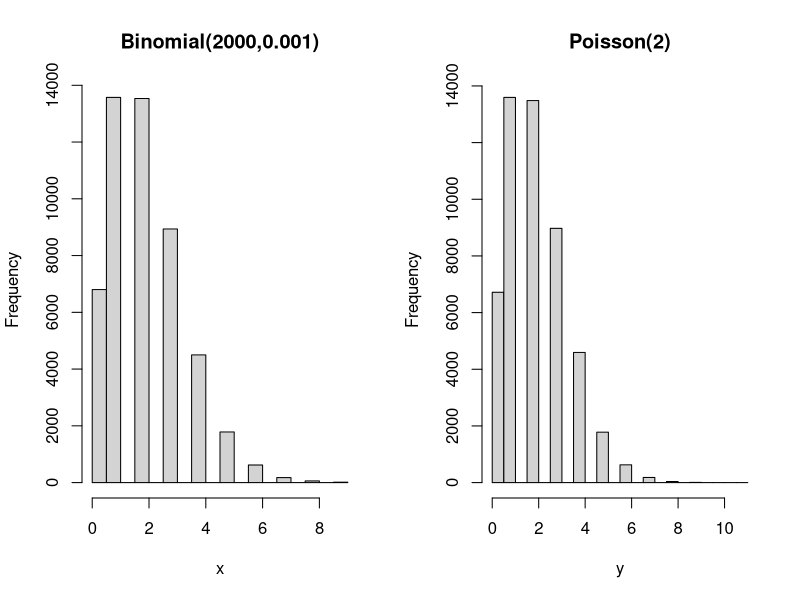
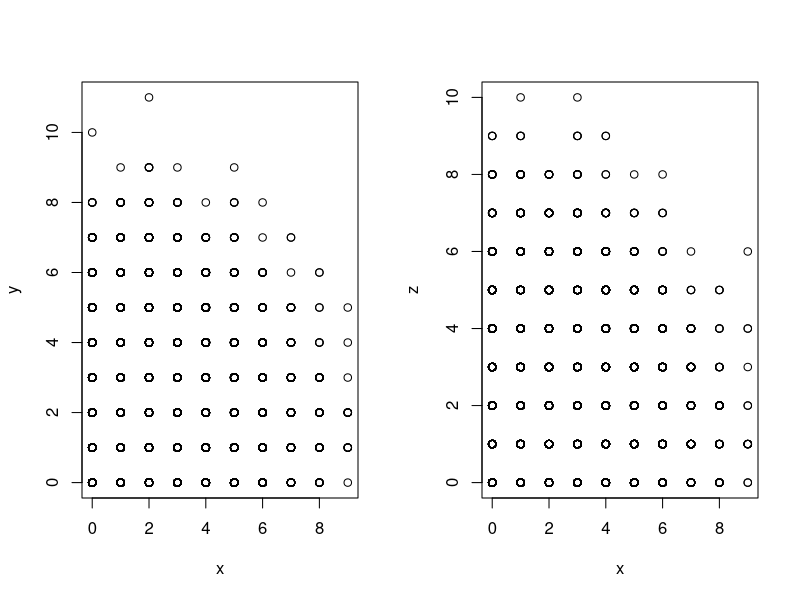

Write R code to recreate these figures, in order.
############ Hypothesis Testing - two sample proportions ############


#Example 1
## Note NOT 90 with the 200, when inputting the data into R.
## It is the successes in one variable and the number of elements in the other
## variable. 

prop.test(x=c(90,125), n=c(200,275), p=NULL,
	alternative="two.sided", conf.level=0.97, correct=T)



#Example 2
attach(mtcars)
mtcars
str(mtcars)
library(data.table)
x1 = which(gear == 4)
length(x1)

x2 = which(gear == 5)
length(x2)

prop.test(x = c(12,5), n=c(32,32), p = NULL,
	alternative="greater", conf.level=0.95, correct=T)



############ Exercises ############

############################    #Question 1   ##########################
### Question 1 (longest method)
# Method 1
iris
str(iris)
attach(iris)
library(data.table)
iris = as.data.table(iris)
s1 = iris[which(Species == "setosa")]  ## subsets the data for the setosa only
s1
row1 = colMeans(s1[,1:4]) ## Cannot have the last column, as it has text 

s2 = iris[which(Species == "versicolor")]
row2 = colMeans(s2[,1:4])
s3 = iris[which(Species == "virginica")]
row3 = colMeans(s3[,1:4])

table = rbind(row1, row2, row3)
rownames(table) = c("setosa","versicolor","virginica")
table









### Alternative Using sapply (middle) ####
# Method 2
iris
attach(iris)
library(data.table)
iris = as.data.table(iris)
s1 = iris[which(Species == "setosa")]
row1 = sapply(s1[ , 1:4], FUN = mean) ## because the last column is text
row1
s2 = iris[which(Species == "versicolor")]
row2 = sapply(s2[,1:4], FUN = mean)
s3 = iris[which(Species == "virginica")]
row3 = sapply(s3[,1:4], FUN = mean)

table = rbind(row1, row2, row3)
rownames(table) = c("setosa","versicolor","virginica")
table


### Alternative Using aggregate (fastest) ###
# Method 3
aggdata <- aggregate(iris[ , 1:4], by=list(iris$Species), FUN= mean) 
aggdata
## list groups the data by the factor that is in the list
## parameter for which you want to group the data by. 
### Alternative is tapply ##


# Method 4
T1 <- tapply(iris$Sepal.Length, iris$Species, FUN = mean)
T2 <- tapply(iris$Sepal.Width, iris$Species, FUN = mean)
T3 <- tapply(iris$Petal.Length, iris$Species, FUN = mean)
T4 <- tapply(iris$Petal.Width, iris$Species, FUN = mean)

Table_t <- t(rbind(T1, T2, T3, T4))
Table_t
## label columns










############################    #Question 2   ##########################
pbinom(3,2000,0.001,lower.tail=TRUE,log.p=F) #p is for cummulative for both

dpois(4,2,log=F) #d is for exactly equal in discrete
# Y<=4, 
# ppois(4,2,lower.tail = TRUE)

set.seed(8)
x=rbinom(50000,2000,0.001)
# set.seed(8) 
y=rpois(50000,2)
par(mfrow=c(1,2)) #opens a plot window, row by column
hist(x, main="Binomial(2000,0.001)")		
hist(y, main="Poisson(2)")	
Cov <- cov(x,y)
Cov
Cor <- cor(x,y)
Cor
Scatterplot <- plot(x,y)
# Little to no relationship and relationship between X and Y


z=rbinom(50000,2000,0.001)
Cov <- cov(x,z)
Cov
Cor <- cor(x,z)
Cor
Scatterplot <- plot(x,z)




############################    #Question 3   ##########################
Orange
attach(Orange)
#H0: mu = 110 vs H1: mu /= 110
t.test(circumference, mu=110, alternative="two.sided", conf.level=0.95)
qt(0.05/2,df=34,lower.tail=F,log.p=F) # T Critical Value
#CI includes 110, t < 2.032 and p-value > 0.05
#We do not reject H0 so there is no significant difference













############################    #Question 4   ##########################
m1=c(0.70,0.65,0.96,0.23,0.51,0.63,0.88,0.12,0.36,0.92,0.47,0.09)
m2=c(0.70,0.68,0.84,0.44,0.49,0.70,0.89,0.18,0.56,0.92,0.72,0.12)
# A = mean(m1)-mean(m2)
# A
diff=m1-m2
diff
dbar=mean(diff)
dbar
#H0: mu_D <= 0 vs H1: mu_D > 0
t.test(m1,m2,alternative="greater",conf.level=0.90,paired=T)
qt(0.10,df=11,lower.tail=T,log.p=F)

#mean difference = dbar = -0.06
#CI does not contain 0, |t| > 1.363 and p-value < 0.10
#We can reject H0 concluding that employee performance decreased
#from the 1st month to the 2nd 

### Calculation of the Test Statistic itself 
D_sd <-sd(diff) ## sample standard deviation of the differences
T_cal <- ((dbar - 0) / (D_sd/sqrt(length(diff))))
T_cal

################################   End   ####################################
